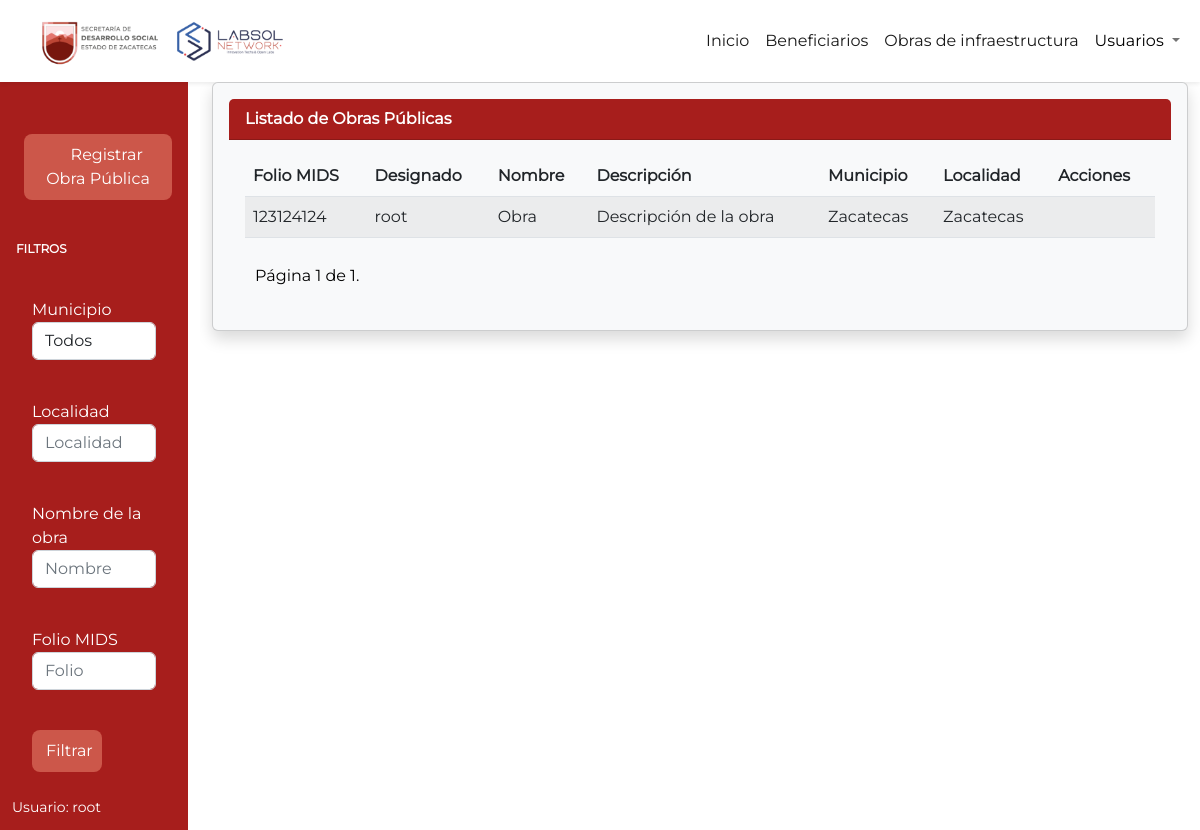
Before: /infraestructura_sedesol/obras_publicas/ (signed in) with the older database file.
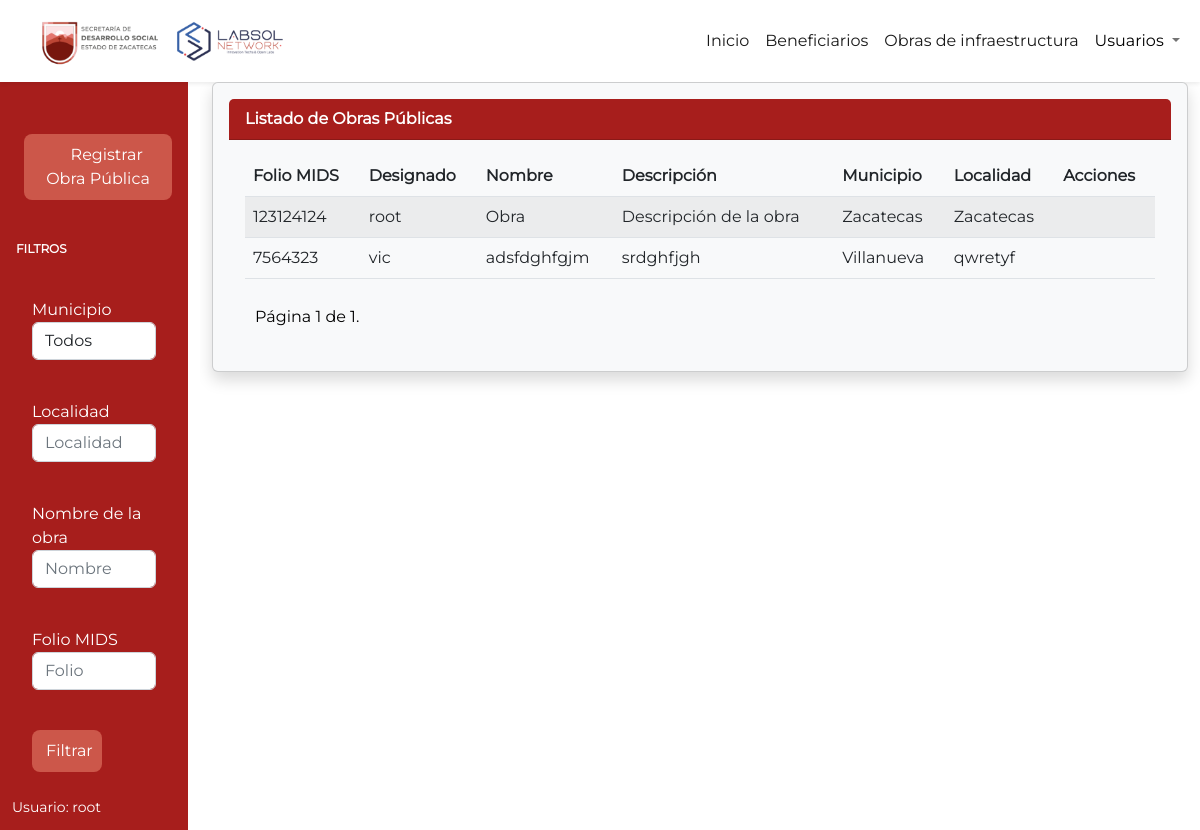
After: the same page with the newer database file.
### obras/models.py (models this page shows, shortened)
class ObraPublica(models.Model):
    folio_mids = models.CharField(max_length=255)
    designado = models.ForeignKey(User, on_delete=models.CASCADE)
    nombre_obra = models.CharField(max_length=150)
    descripcion = models.CharField(max_length=255)
    municipio = models.CharField('Municipio', max_length=2, choices=MUNICIPIOS)
    localidad = models.CharField(max_length=150)
    finalizado = models.BooleanField(default=False)

### obras/views.py (the view, shortened to what this page needs)
# urls.py: path('', views.lista_obras_publicas, name='obras_publicas'),
@login_required
def lista_obras_publicas(request):
    form = FiltroObraPublicaForm()
    usuario = request.user
    if usuario.is_superuser:
        obras_publicas = ObraPublica.objects.order_by('id')
    else:
        obras_publicas = ObraPublica.objects.filter(designado=usuario).order_by('id')
    paginator = Paginator(obras_publicas, 6)
    page_number = request.GET.get('page')
    comments_page = paginator.get_page(page_number)
    status = request.session.pop('status', None)
    context = {
        "obras": comments_page,
        "status": status,
        "form": form
    }
    return render(request, 'obras_publicas.html', context)

### obras/forms.py
class FiltroObraPublicaForm(forms.Form):
    municipio = forms.ChoiceField(
        required=False,
        choices = tuple([(u'', "Todos")] + MUNICIPIOS),
        widget = forms.Select(
            attrs={'class': 'form-control'}
        )
    )
    nombre_obra = forms.CharField(
        widget=forms.TextInput(
            attrs={'class': 'form-control', 'placeholder': 'Nombre'}),
        required=False
    )
    localidad = forms.CharField(
        widget=forms.TextInput(
            attrs={'class': 'form-control', 'placeholder': 'Localidad'}),
        required=False
    )
    folio_mids = forms.CharField(
        widget=forms.TextInput(
            attrs={'class': 'form-control', 'placeholder': 'Folio'}),
        required=False
    )

### obras/templates/obras_publicas.html (shortened to what the changed rows need)
{% extends 'base.html' %}
{% block head %}
    {% load static %}
    <link rel="stylesheet" href="{%static '/css/Sidebar.css'%}">
{% endblock head %}
{% block contenido %}
<div class="content-container">
    <div class="container-fluid">
      <div class="row">
    <div class="col-md-10">
        <div class="card text-dark bg-light shadow p-3 bg-light" style="font-family: Montserrat;">
                <div class="card-body">
                    <div class="table-responsive">
                        <table class="table table-striped">
                            <thead>
                                <tr>
                                    <th>Folio MIDS</th>
                                    {% if user.is_superuser %}
                                      <th>Designado</th>
                                    {% endif %}
                                    <th>Nombre</th>
                                    <th class="mobile-hidden">Descripción</th>
                                    <th>Municipio</th>
                                    <th class="mobile-hidden">Localidad</th>
                                    <th>Acciones</th>
                                </tr>
                            </thead>
                            <tbody>
                                {% for obra in obras %}
                                    <tr>
                                        <td>{{obra.folio_mids}}</td>
                                        {% if user.is_superuser %}
                                          <td>{{ obra.designado }}</td>
                                        {% endif %}
                                        <td>{{ obra.nombre_obra }}</td>
                                        <td class="mobile-hidden">{{ obra.descripcion }}</td>
                                        <td>{{ obra.get_municipio_display }}</td>
                                        <td class="mobile-hidden">{{ obra.localidad }}</td>
                                        <td><a href="{% url 'detalles_obra_publica' obra.id %}"><i class="fa fa-eye" aria-hidden="true" ></i></a></td>
                                    </tr>
                                {% endfor %}
                            </tbody>
                        </table>
                    </div>
                </div>
            </div>
        </div>
    </div>
  </div>
{% endblock contenido %}

Changed rows visible on the page:
added ObraPublica: folio_mids "7564323", designado "vic", nombre_obra "adsfdghfgjm", descripcion "srdghfjgh", municipio "Villanueva", localidad "qwretyf"
